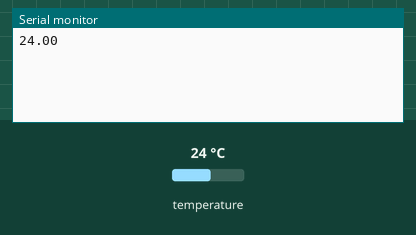
The sketch below on a simulated ESP8266 (NodeMCU). Parts: the last lines printed to the serial monitor. The inputs (shaded band) are chosen by the test bench; at power-on: temperature 24 °C.

Above: at 1.8 s.
1.9 s: temperature set to 12 °C
At 7.6 s:
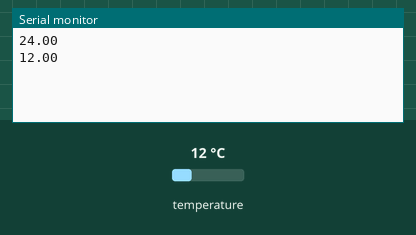
8.9 s: temperature set to 19 °C
At 13.6 s:
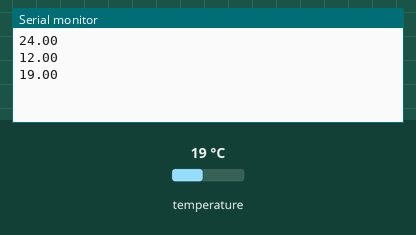
Timing chart, 0 to 15.1 s (numbered marks = the images above; inputs shaded):
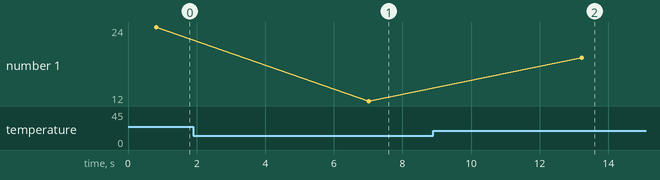

The sketch:

serial-banco.ino
```cpp
#include <OneWire.h>
#include <DallasTemperature.h>
#include <ESP8266WiFi.h>

#define ONE_WIRE_BUS 2

OneWire oneWire(ONE_WIRE_BUS);
DallasTemperature sensors(&oneWire);
DeviceAddress insideThermometer = { 0x28, 0x6B, 0xEE, 0xBA, 0x03, 0x00, 0x00, 0x33 };

String sinais; // Variável usada para enviar os sinais
float temperatura;
void setup() {
  Serial.begin(115200); //Inicia comunicação serial
  sensors.begin();
  sensors.setResolution(insideThermometer, 10);
  delay(600); // Aguarda o sensor armar
}

void loop() {

  sensors.requestTemperatures();
  temperatura = sensors.getTempC(insideThermometer);
  //float t = 23.4, h = 24.5;
  sinais = String(temperatura);
  //sinais = "28|24";
  Serial.println(sinais);
  delay(6000); //Aguarda 30 segundos

}
```

Measured:
- after the input at 1.9 s, the serial monitor: prints a new line after 5.1 s (image 1)
- after the input at 8.9 s, the serial monitor: prints a new line after 4.3 s (image 2)
- plotted number 1: 24 → 12 after the input at 1.9 s, 12 → 19 after the input at 8.9 s
